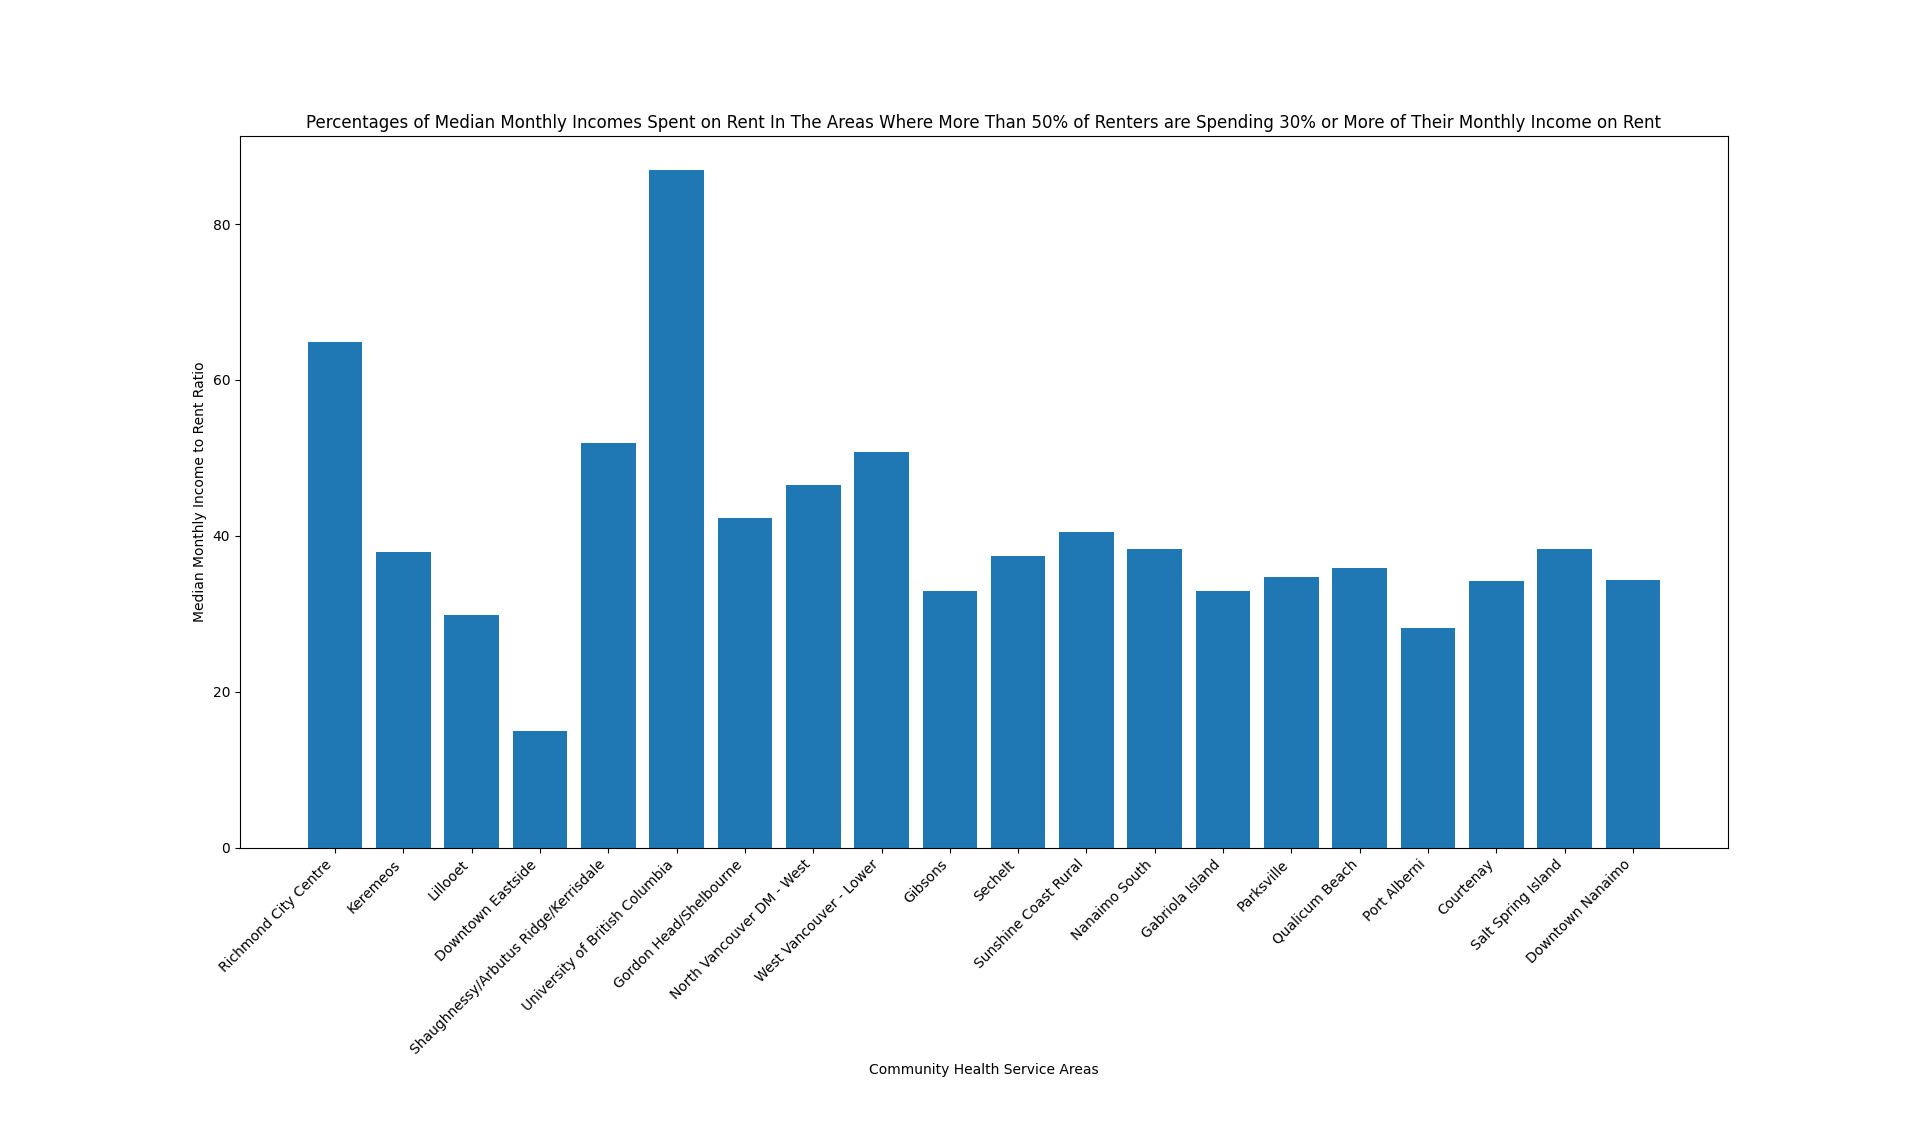

Here is the Python script that generated this plot:
import matplotlib.pyplot as plt

y2 = []
x2 = []

def income_to_rent_ratio():
    with open("BC_census_2016_data.txt", 'r') as f_ref:
        for line in f_ref:
            line_elements = line.split(',')
            subsidy_rate = float(line_elements[4]) / 100 
            monthly_rent = float(line_elements[7]) - (float(line_elements[7]) * subsidy_rate) # Monthly rent after adjusted subsidy rate
            monthly_income = float(line_elements[11]) / 12
            rent_income_ratio = monthly_rent / monthly_income * 100
            shelt_rent_30plus_rate = float(line_elements[5])
            if shelt_rent_30plus_rate >= 50:            
               y2.append(round(rent_income_ratio, 2))
               x2.append(line_elements[0])

income_to_rent_ratio()

plt.bar(x2, y2)
plt.xticks(rotation=45, ha='right')
plt.xlabel('Community Health Service Areas')
plt.ylabel('Median Monthly Income to Rent Ratio')
plt.title('Percentages of Median Monthly Incomes Spent on Rent In The Areas Where More Than 50% of Renters are Spending 30% or More of Their Monthly Income on Rent')

plt.show()
